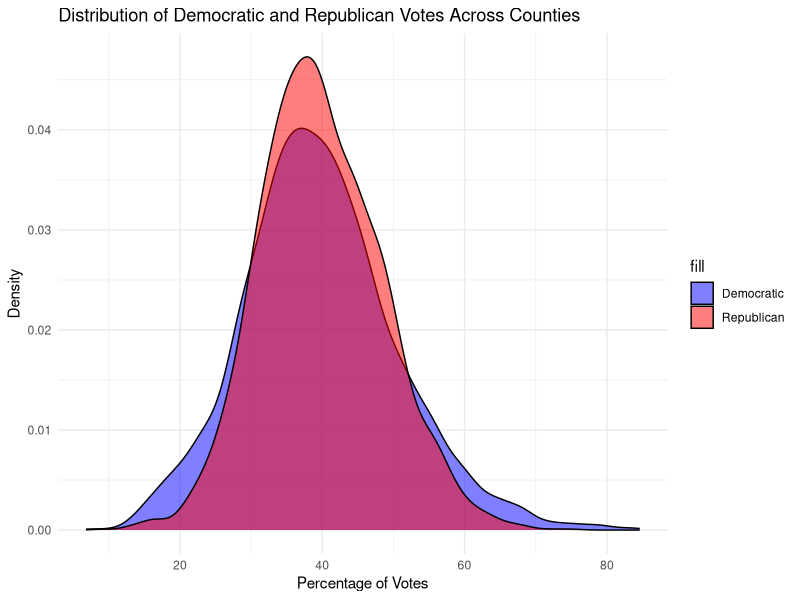

This chart was generated by the following R code:
library(readxl)
library(dplyr)
project <- read.csv("data_final.csv")
head(project)
str(project)
summary(project)


#multiple linear regression
#1
model <- lm(turnout ~ pop.density + income + college + white + black, data = project)
summary(model)
summary(model)$r.squared
#the model suggests that population density, income, percentage of college-educated individuals, 
#and racial demographics (white and black population percentages) are significant predictors of voter turnout in counties.
#the model explains only about 31.8% of the variation in voter turnout

#anova
#1
#there is a significant difference in average income among counties in different states.
result_anova <- aov(income ~ state, data = project)
summary(result_anova)


model <- lm(crime ~ pop.density + college + income, data = project)
summary(model)
# the model suggests that population density, percentage of college-educated individuals, 
# and income are significant predictors of the crime rate in counties.
# the model explains only about 18.71% of the variation in the crime rate

#most significant relation between crime rate is education level
cor(project$crime, project$college) #0.42 its weird btw??
cor(project$crime, project$income) #0.33
cor(project$crime, project$pop.density) #0.15

#what about other relationships
cor(project$college, project$income) #0.696 good relationship
cor(project$crime, project$black) #0.19
cor(project$crime, project$white) #-0.25 we can test it, it can be racist???

cor(project$income, project$farm)
# Assuming your data frame is named 'county_data' and it contains the variables: democrat and republican

# Load necessary library for plotting
library(ggplot2)

# Create a density plot
ggplot(project, aes(x = democrat, fill = "Democratic")) +
  geom_density(alpha = 0.5) +
  geom_density(aes(x = republican, fill = "Republican"), alpha = 0.5) +
  labs(title = "Distribution of Democratic and Republican Votes Across Counties",
       x = "Percentage of Votes",
       y = "Density") +
  scale_fill_manual(values = c("Democratic" = "blue", "Republican" = "red")) +
  theme_minimal()